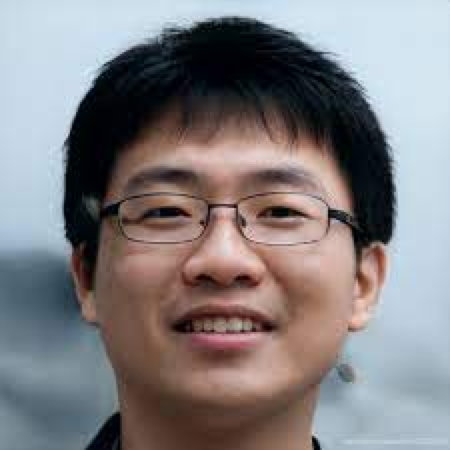
#> input picture test.png, 450 x 450 px
$ python testcv.py
#> lines starting #> are read from the running program, lines starting #| are printed output that depends on the picture
import numpy as np
import cv2

img = cv2.imread('test.png', 0)
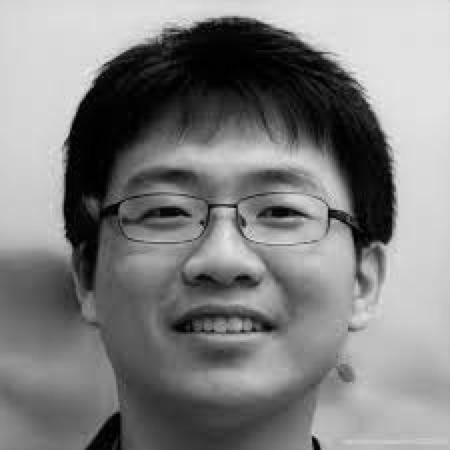
#> img: shape (450, 450); min 0, max 237, mean 128.6
print(img)
#> (printed output is left out)

cv2.imshow('Butterfly', img)
cv2.waitKey(0)
cv2.destroyAllWindows()
